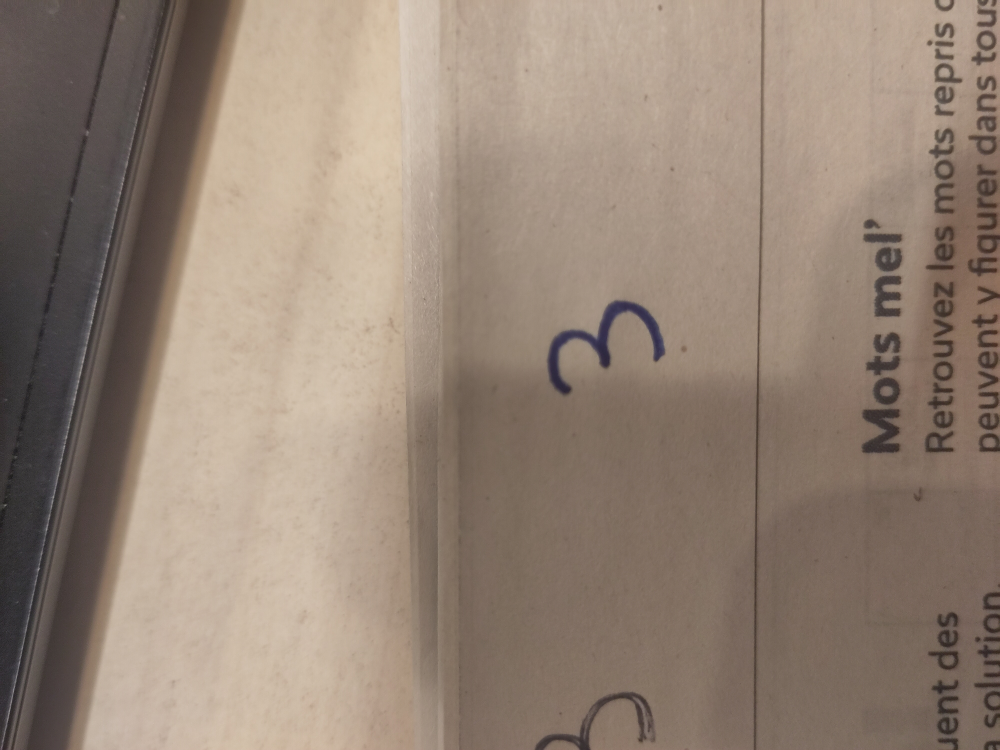
#> input picture images/IMG_20230509_154537.jpg, 4000 x 3000 px (shown at 1/4 size)
$ python -i format.py   (imports and definitions only)
#> lines starting #> are read from the running program, lines starting #| are printed output that depends on the picture
#> further down, picture is the input picture: PIL image 4000x3000 RGB; mean R, G, B 148, 131.2, 117.3
import numpy as np
from PIL import Image, ImageOps, ImageFilter
import matplotlib.pyplot as plt


def center(image):
    row = np.sum(image, axis=1)
    row = row / np.sum(row)
    mean_row = float(np.sum(row * range(len(row))))
    col = np.sum(image, axis=0)
    col = col / np.sum(col)
    mean_col = float(np.sum(col * range(len(col))))
    return round(mean_row)+1, round(mean_col)+1


# [95 lines left out: functions center_box, binary_format, standard_format, not called in this run]


def emnist_format(image):
    # Apply Gaussian blur
    # (a) -> (b)
    emnist_image = image.convert('L')
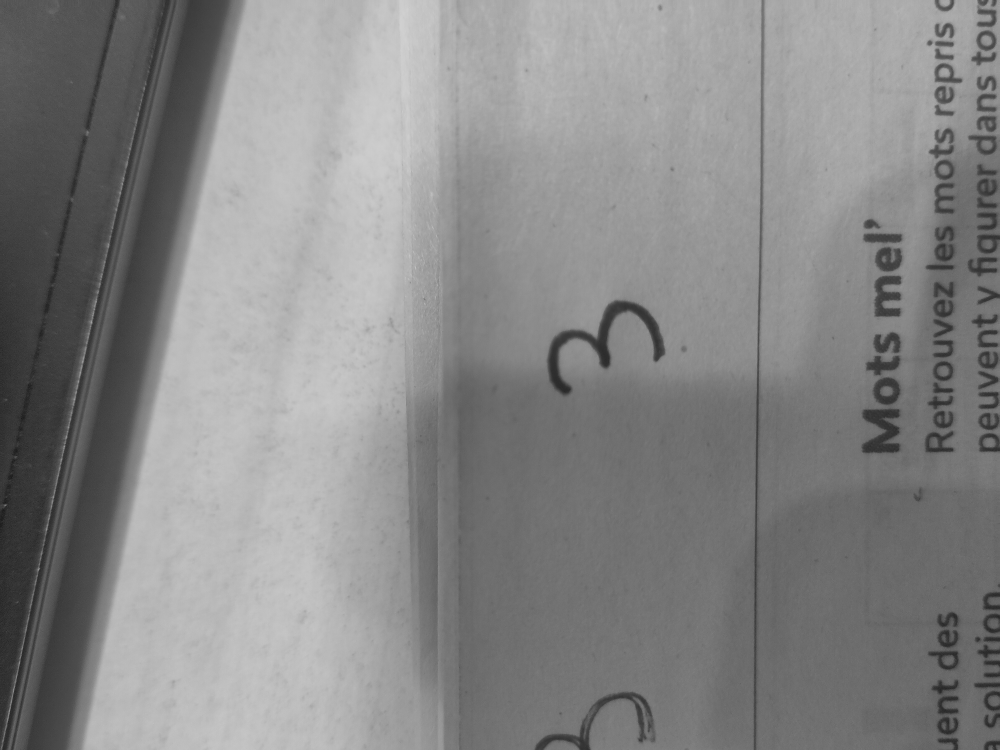
#> emnist_image: PIL image 4000x3000 L (shown at 1/4 size); min 0, max 213, mean 134.6
    emnist_image = emnist_image.filter(ImageFilter.GaussianBlur(radius=1))

    # Remove the margins
    # (b) -> (c)
    row = np.sum(emnist_image, axis=0)
#> row = 4000 values, max 565609 at index 1221, min 177503 at index 1, mean 402978.1
    non_zero_row = np.nonzero(row)
    row_min, row_max = np.min(non_zero_row), np.max(non_zero_row)
#> row_min = 0; row_max = 3999
    col = np.sum(emnist_image, axis=1)
#> col = 3000 values, max 610308 at index 252, min 475180 at index 1800, mean 537304.2
    non_zero_col = np.nonzero(col)
    col_min, col_max = np.min(non_zero_col), np.max(non_zero_col)
#> col_min = 0; col_max = 2999
    emnist_image = emnist_image.crop((row_min, col_min, row_max, col_max))
#> emnist_image: PIL image 3999x2999 L

    # Center the digit/letter in a square image
    # (c) -> (d)
    row_center, col_center = center(emnist_image)
#> in center, `row = np.sum(image, axis=1)`: row = 2999 values, max 610161 at index 252, min 475137 at index 1800, mean 537198.5
#> in center, `row = row / np.sum(row)`: row = 2999 values, max 0.000379 at index 252, min 0.000295 at index 1800, mean 0.000333
#> in center, `mean_row = float(np.sum(row * range(len(row))))`: mean_row = 1446
#> in center, `col = np.sum(image, axis=0)`: col = 3999 values, max 565427 at index 1221, min 177424 at index 1, mean 402865.3
#> in center, `col = col / np.sum(col)`: col = 3999 values, max 0.000351 at index 1221, min 0.00011 at index 1, mean 0.00025
#> in center, `mean_col = float(np.sum(col * range(len(col))))`: mean_col = 1991.1
#> row_center = 1447; col_center = 1992
    col_count, row_count = emnist_image.size
#> col_count = 3999; row_count = 2999
    while row_count != col_count:
        if row_count < col_count:
            if row_center <= row_count / 2:
                emnist_image = ImageOps.expand(emnist_image, border=(0, 1, 0, 0), fill=0)
                row_center += 1
            else:
                emnist_image = ImageOps.expand(emnist_image, border=(0, 0, 0, 1), fill=0)
            row_count += 1
        else:
            if col_center <= col_count / 2:
                emnist_image = ImageOps.expand(emnist_image, border=(1, 0, 0, 0), fill=0)
                col_center += 1
            else:
                emnist_image = ImageOps.expand(emnist_image, border=(0, 0, 1, 0), fill=0)
            col_count += 1
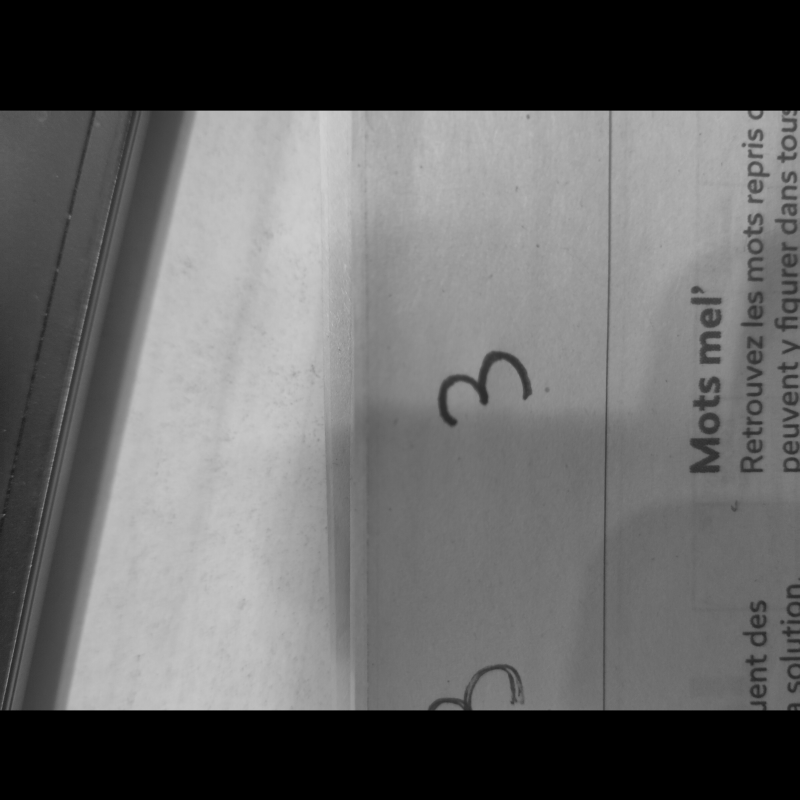
#> emnist_image: PIL image 3999x3999 L (shown at 1/5 size); min 0, max 209, mean 100.7
#> after the loop, col_center = 1992; col_count = 3999; row_center = 2000; row_count = 3999
    emnist_image = ImageOps.expand(emnist_image, border=(2, 2, 2, 2), fill=0)
#> emnist_image: PIL image 4003x4003 L

    # reformat to 28x28 pixels
    # (d) -> (e)
    emnist_image = emnist_image.resize((28, 28))
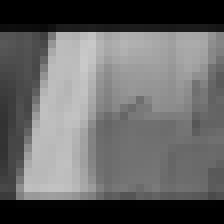
#> emnist_image: PIL image 28x28 L (shown 8 times larger); min 0, max 201, mean 100.8

    # return
    return emnist_image

>>> from PIL import Image
>>> picture = Image.open('images/IMG_20230509_154537.jpg')
>>> result = emnist_format(picture)
